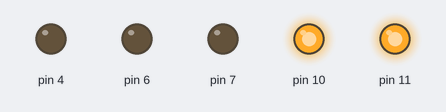
This sketch was run on a simulated Arduino Uno, built with avr-gcc and run on an emulated ATmega328P. On the bench: output pins drawn as LEDs (lit = HIGH).

Above: at 0.05 s.
At 1.45 s:
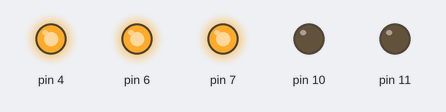
At 2.75 s:
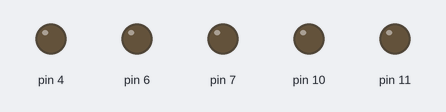
Timing chart, 0 to 3.0 s (numbered marks = the images above):
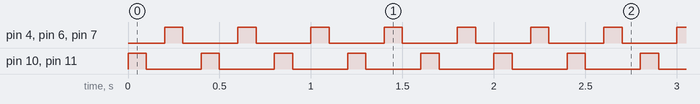

The sketch:

sketch_aug7d.ino
```cpp
void setup() {
  // put your setup code here, to run once:
  // PIN_2(PD2)
  DDRB = 0x0C;
  DDRD = 0xD0;

}

void loop() {
  // put your main code here, to run repeatedly:
  PORTB |= 0x0C;  // 원하는 비트를 1로 변경
  delay(100);
  PORTB &= ~0xC; // 원하는 비트를 0으로 변경 (~ --> 비트 반전)
  delay(100);

  PORTD |= 0xD0;
  delay(100);
  PORTD &= ~0xD0;
  delay(100);
} 
```

Measured:
- by itself, pin 4, pin 6, pin 7, pin 10, pin 11: alternates HIGH for 0.10 s and LOW for 0.30 s
